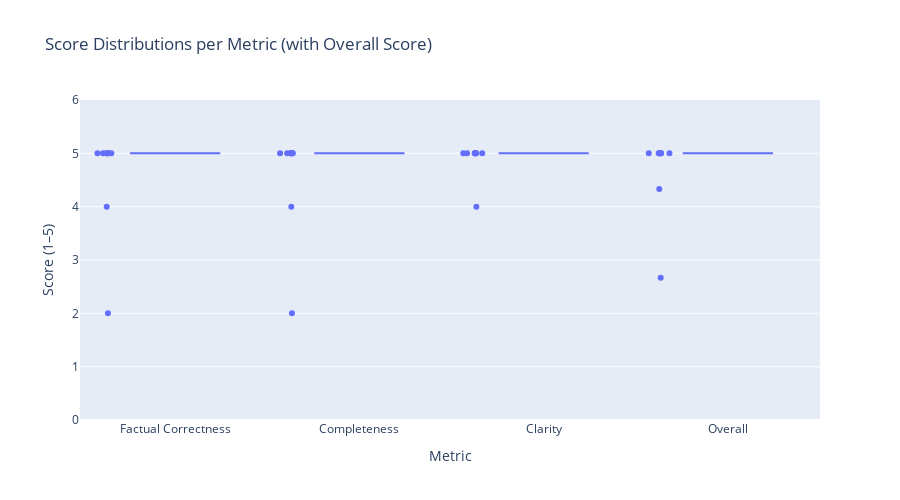

This figure's notebook cell:
### Markdown cell above
### **Visualize Scores**

### Code cell
plot_score_distributions(evaluated_df)

### Figure 1 — Plotly figure (JSON) as saved in the notebook; plotly's stock layout.template omitted (floating-point values rounded to 4 significant figures)
{"data": [{"alignmentgroup": "True", "boxpoints": "all", "customdata": [["How does Amazon.com, Inc.'s Chief Operating Decision Maker (CODM) manage the business using operating expense categories such as \"Cost of sales,\" \"Fulfillment,\" \"Technology and infrastructure,\" \"Sales and marketing,\" \"General and administrative,\" and \"Other operating expense (income), net\" in the financial year 2024?"], ["Based on the Tesla, Inc. 2024 fiscal year report, what were the key financial highlights for Tesla in 2024, including net income, vehicle deliveries in Q4, and capital expenditures related to AI initiatives?"], ["Based on the Reddit, Inc. 2024 Form 10-K, how did external factors such as the COVID-19 pandemic, global events like the Russia-Ukraine conflict, and cultural trends impact Reddit’s Daily Active Uniques (DAUq) growth, and what challenges did Reddit identify that could affect future Redditor growth and engagement?"], ["Based on the Oracle Corporation fiscal year 2024 Form 10-K annual report, what are the main sections included in the report’s table of contents?"], ["What does NVIDIA Corporation's fiscal year 2024 report say about the limitations of internal control over financial reporting and the risks related to the effectiveness of these controls?"], ["Based on Apple Inc.'s 2024 fiscal year Annual Report on Form 10-K, what are the main product lines Apple designs, manufactures, and markets, and which operating systems do these product lines use?"], ["Based on Alphabet Inc.'s 2024 Form 10-K report, how did the company’s net cash provided by operating activities, investing activities, and financing activities change from 2023 to 2024, and what were the primary factors contributing to these changes?"], ["According to the Netflix, Inc. fiscal year 2024 report, how does Netflix approach employee compensation and benefits to align with its strategic objectives and support employees' personal needs?"], ["Based on the 2024 Cisco Systems, Inc. report, what challenges does Cisco identify regarding the effectiveness and deployment of security updates to customers in mitigating vulnerabilities?"], ["Based on Meta Platforms, Inc.'s 2024 financial report, how did Meta's revenue, net income, and diluted earnings per share (EPS) for the fourth quarter and full year ended December 31, 2024, compare to the same periods in 2023?"], ["How does Amazon.com, Inc.'s Chief Operating Decision Maker (CODM) manage the business using operating expense categories such as \"Cost of sales,\" \"Fulfillment,\" \"Technology and infrastructure,\" \"Sales and marketing,\" \"General and administrative,\" and \"Other operating expense (income), net\" in the financial year 2024?"], ["Based on the Tesla, Inc. 2024 fiscal year report, what were the key financial highlights for Tesla in 2024, including net income, vehicle deliveries in Q4, and capital expenditures related to AI initiatives?"], ["Based on the Reddit, Inc. 2024 Form 10-K, how did external factors such as the COVID-19 pandemic, global events like the Russia-Ukraine conflict, and cultural trends impact Reddit’s Daily Active Uniques (DAUq) growth, and what challenges did Reddit identify that could affect future Redditor growth and engagement?"], ["Based on the Oracle Corporation fiscal year 2024 Form 10-K annual report, what are the main sections included in the report’s table of contents?"], ["What does NVIDIA Corporation's fiscal year 2024 report say about the limitations of internal control over financial reporting and the risks related to the effectiveness of these controls?"], ["Based on Apple Inc.'s 2024 fiscal year Annual Report on Form 10-K, what are the main product lines Apple designs, manufactures, and markets, and which operating systems do these product lines use?"], ["Based on Alphabet Inc.'s 2024 Form 10-K report, how did the company’s net cash provided by operating activities, investing activities, and financing activities change from 2023 to 2024, and what were the primary factors contributing to these changes?"], ["According to the Netflix, Inc. fiscal year 2024 report, how does Netflix approach employee compensation and benefits to align with its strategic objectives and support employees' personal needs?"], ["Based on the 2024 Cisco Systems, Inc. report, what challenges does Cisco identify regarding the effectiveness and deployment of security updates to customers in mitigating vulnerabilities?"], ["Based on Meta Platforms, Inc.'s 2024 financial report, how did Meta's revenue, net income, and diluted earnings per share (EPS) for the fourth quarter and full year ended December 31, 2024, compare to the same periods in 2023?"], ["How does Amazon.com, Inc.'s Chief Operating Decision Maker (CODM) manage the business using operating expense categories such as \"Cost of sales,\" \"Fulfillment,\" \"Technology and infrastructure,\" \"Sales and marketing,\" \"General and administrative,\" and \"Other operating expense (income), net\" in the financial year 2024?"], ["Based on the Tesla, Inc. 2024 fiscal year report, what were the key financial highlights for Tesla in 2024, including net income, vehicle deliveries in Q4, and capital expenditures related to AI initiatives?"], ["Based on the Reddit, Inc. 2024 Form 10-K, how did external factors such as the COVID-19 pandemic, global events like the Russia-Ukraine conflict, and cultural trends impact Reddit’s Daily Active Uniques (DAUq) growth, and what challenges did Reddit identify that could affect future Redditor growth and engagement?"], ["Based on the Oracle Corporation fiscal year 2024 Form 10-K annual report, what are the main sections included in the report’s table of contents?"], ["What does NVIDIA Corporation's fiscal year 2024 report say about the limitations of internal control over financial reporting and the risks related to the effectiveness of these controls?"], ["Based on Apple Inc.'s 2024 fiscal year Annual Report on Form 10-K, what are the main product lines Apple designs, manufactures, and markets, and which operating systems do these product lines use?"], ["Based on Alphabet Inc.'s 2024 Form 10-K report, how did the company’s net cash provided by operating activities, investing activities, and financing activities change from 2023 to 2024, and what were the primary factors contributing to these changes?"], ["According to the Netflix, Inc. fiscal year 2024 report, how does Netflix approach employee compensation and benefits to align with its strategic objectives and support employees' personal needs?"], ["Based on the 2024 Cisco Systems, Inc. report, what challenges does Cisco identify regarding the effectiveness and deployment of security updates to customers in mitigating vulnerabilities?"], ["Based on Meta Platforms, Inc.'s 2024 financial report, how did Meta's revenue, net income, and diluted earnings per share (EPS) for the fourth quarter and full year ended December 31, 2024, compare to the same periods in 2023?"], ["How does Amazon.com, Inc.'s Chief Operating Decision Maker (CODM) manage the business using operating expense categories such as \"Cost of sales,\" \"Fulfillment,\" \"Technology and infrastructure,\" \"Sales and marketing,\" \"General and administrative,\" and \"Other operating expense (income), net\" in the financial year 2024?"], ["Based on the Tesla, Inc. 2024 fiscal year report, what were the key financial highlights for Tesla in 2024, including net income, vehicle deliveries in Q4, and capital expenditures related to AI initiatives?"], ["Based on the Reddit, Inc. 2024 Form 10-K, how did external factors such as the COVID-19 pandemic, global events like the Russia-Ukraine conflict, and cultural trends impact Reddit’s Daily Active Uniques (DAUq) growth, and what challenges did Reddit identify that could affect future Redditor growth and engagement?"], ["Based on the Oracle Corporation fiscal year 2024 Form 10-K annual report, what are the main sections included in the report’s table of contents?"], ["What does NVIDIA Corporation's fiscal year 2024 report say about the limitations of internal control over financial reporting and the risks related to the effectiveness of these controls?"], ["Based on Apple Inc.'s 2024 fiscal year Annual Report on Form 10-K, what are the main product lines Apple designs, manufactures, and markets, and which operating systems do these product lines use?"], ["Based on Alphabet Inc.'s 2024 Form 10-K report, how did the company’s net cash provided by operating activities, investing activities, and financing activities change from 2023 to 2024, and what were the primary factors contributing to these changes?"], ["According to the Netflix, Inc. fiscal year 2024 report, how does Netflix approach employee compensation and benefits to align with its strategic objectives and support employees' personal needs?"], ["Based on the 2024 Cisco Systems, Inc. report, what challenges does Cisco identify regarding the effectiveness and deployment of security updates to customers in mitigating vulnerabilities?"], ["Based on Meta Platforms, Inc.'s 2024 financial report, how did Meta's revenue, net income, and diluted earnings per share (EPS) for the fourth quarter and full year ended December 31, 2024, compare to the same periods in 2023?"]], "hovertemplate": "Metric=%{x}<br>Score=%{y}<br>question=%{customdata[0]}<extra></extra>", "legendgroup": "", "marker": {"color": "#636efa"}, "name": "", "notched": false, "offsetgroup": "", "orientation": "v", "showlegend": false, "type": "box", "x": ["Factual Correctness", "Factual Correctness", "Factual Correctness", "Factual Correctness", "Factual Correctness", "Factual Correctness", "Factual Correctness", "Factual Correctness", "Factual Correctness", "Factual Correctness", "Completeness", "Completeness", "Completeness", "Completeness", "Completeness", "Completeness", "Completeness", "Completeness", "Completeness", "Completeness", "Clarity", "Clarity", "Clarity", "Clarity", "Clarity", "Clarity", "Clarity", "Clarity", "Clarity", "Clarity", "Overall", "Overall", "Overall", "Overall", "Overall", "Overall", "Overall", "Overall", "Overall", "Overall"], "x0": " ", "xaxis": "x", "y": [5.0, 5.0, 5.0, 5.0, 2.0, 5.0, 4.0, 5.0, 5.0, 5.0, 5.0, 5.0, 5.0, 5.0, 2.0, 5.0, 4.0, 5.0, 5.0, 5.0, 5.0, 5.0, 5.0, 5.0, 4.0, 5.0, 5.0, 5.0, 5.0, 5.0, 5.0, 5.0, 5.0, 5.0, 2.667, 5.0, 4.333, 5.0, 5.0, 5.0], "y0": " ", "yaxis": "y"}], "layout": {"boxmode": "group", "height": 500, "legend": {"tracegroupgap": 0}, "title": {"text": "Score Distributions per Metric (with Overall Score)"}, "xaxis": {"anchor": "y", "domain": [0, 1], "title": {"text": "Metric"}}, "yaxis": {"anchor": "x", "domain": [0, 1], "dtick": 1, "range": [0, 6], "title": {"text": "Score (1–5)"}}}}
